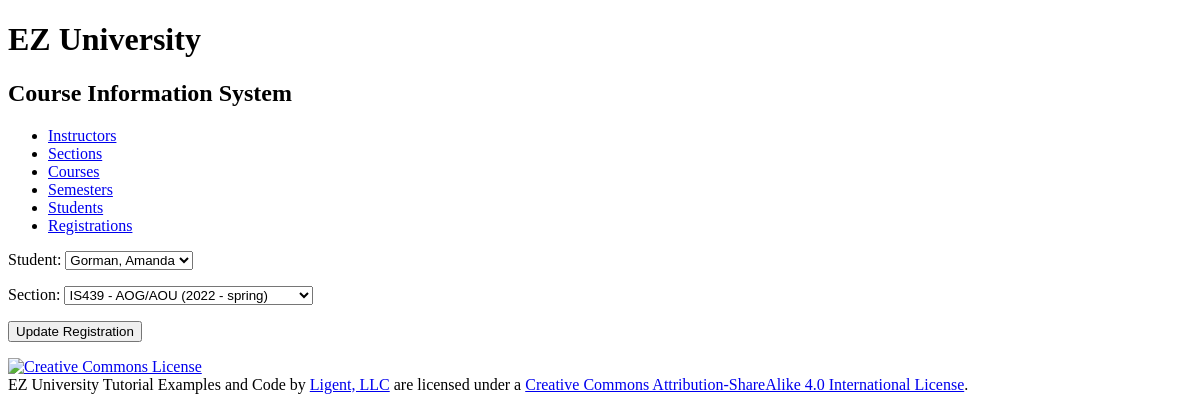
The app's page /registration/3/update/, older data.
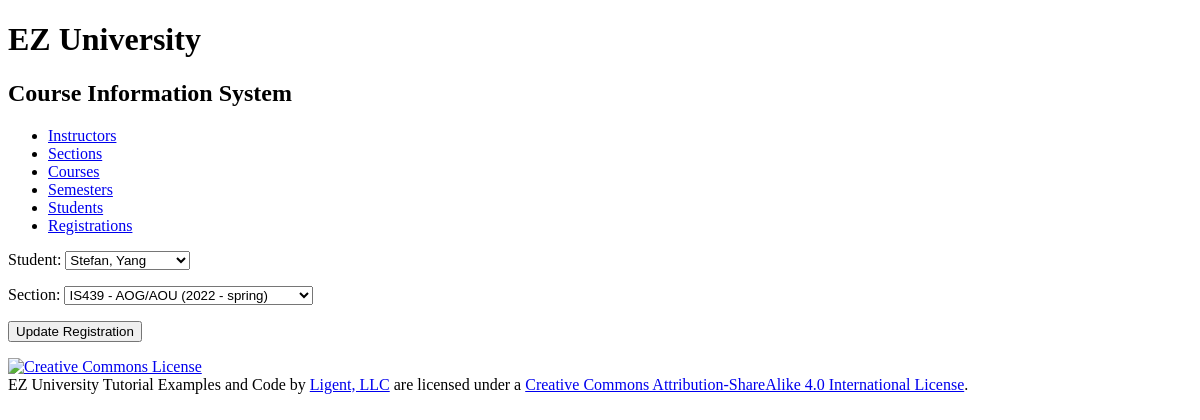
The same page, newer data.
### courseinfo/models.py (models this page shows, shortened)
class Student(models.Model):
    student_id = models.AutoField(primary_key=True)
    first_name = models.CharField(max_length=45)
    last_name = models.CharField(max_length=45)
    disambiguator = models.CharField(max_length=45, blank=True, default='')
    def __str__(self):
        result = ''
        if self.disambiguator == '':
            result = '%s, %s' % (self.last_name, self.first_name)
        else:
            result = '%s, %s (%s)' % (self.last_name, self.first_name, self.disambiguator)
        return result
    class Meta:
        ordering = ['last_name', 'first_name', 'disambiguator']
        constraints = [
            UniqueConstraint(fields=['last_name', 'first_name', 'disambiguator'],
                             name='unique_student')
        ]

### courseinfo/views.py (the view, shortened to what this page needs)
class RegistrationUpdate(View):
    form_class = RegistrationForm
    model = Registration
    template_name = 'courseinfo/registration_form_update.html'
    def get_object(self, pk):
        return get_object_or_404(
            self.model,
            pk=pk)
    def get(self, request, pk):
        registration = self.get_object(pk)
        context = {
            'form': self.form_class(
                instance=registration),
            'registration': registration,
        }
        return render(
            request, self.template_name, context)

### courseinfo/forms.py (shortened to what this page needs)
class RegistrationForm(forms.ModelForm):
    class Meta:
        model = Registration
        fields = '__all__'

### courseinfo/models.py (called while the page is built)
    def __str__(self):
        return '%s - %s' %(self.year.year, self.period.period_name)

    def __str__(self):
        return '%s - %s (%s)' % (self.course.course_number, self.section_name, self.semester.__str__())

    def get_update_url(self):
        return reverse('courseinfo_registration_update_urlpattern',
                       kwargs={'pk': self.pk})

### courseinfo/templates/courseinfo/registration_form_update.html (shortened to what this page needs)
{% extends 'courseinfo/base.html' %}
{% block content %}
    <form
        action="{{ registration.get_update_url }}"
        method="post">
        {{ form.as_p }}
        <button type="submit">Update Registration</button>
    </form>
{% endblock %}

Row changes from the older to the newer data that the page shows:
no longer on this page (row edited): Student: student "Gorman, Amanda"
now on this page (row unchanged): Student: student "Stefan, Yang"
